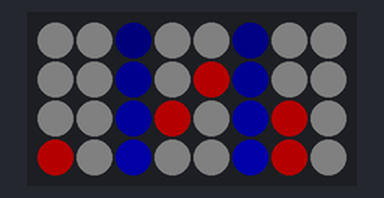
This program was run on a simulated CircuitPython board. On the bench: 8×4 RGB LED matrix. Dim RGB values are drawn brighter than linear; the clock reads 2024-03-15 10:24:30 at power-on unless the program sets it.

Above: at 0.1 s.
At 7.2 s:
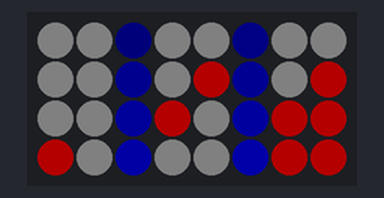
At 12.2 s:
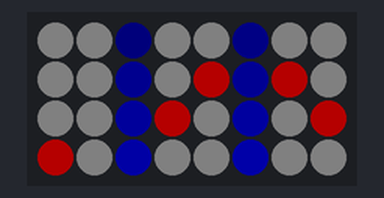
At 18.2 s:
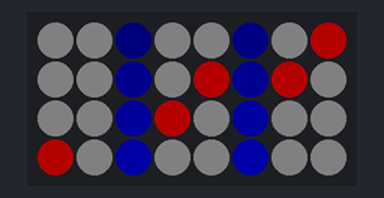
At 27.2 s:
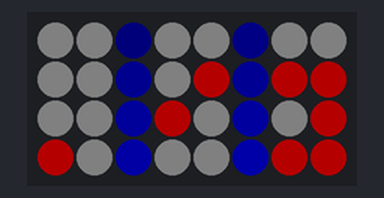
At 38.2 s:
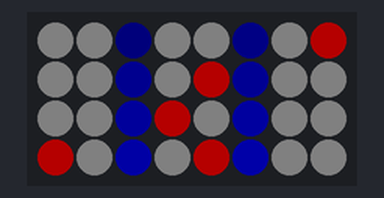

Measured:
- what the display in image 1 shows lasts 1.0 s, from 7.2 s to 8.2 s

The program:

code.py
```python
import time
import adafruit_trellism4
import board
import busio as io
import adafruit_ds3231

trellis = adafruit_trellism4.TrellisM4Express()

i2c = io.I2C(board.SCL, board.SDA)
rtc = adafruit_ds3231.DS3231(i2c)

ZERO_COLOR = (10, 10, 10)
ONE_COLOR = (128, 0, 0)
BLACK = (0, 0, 0)

INITIAL_TIME = (2000, 1, 1, 0, 0, 0, 5, 1, -1)

def writeBcdDigitToColumn(val, col):
    for row in range(3, -1, -1):
        if (val % 2 == 1):
            trellis.pixels[(col, row)] = ONE_COLOR
        else:
            trellis.pixels[(col, row)] = ZERO_COLOR
        val = val // 2

def initializeTrellis():
    trellis.pixels.brightness = 0.5

    red = 0
    blue = 0
    green = 0

    for row in range(4):
        for col in range(8):
            trellis.pixels[(col, row)] = (red, green, blue)
            blue = blue + 3

def displayBcdTime(t):
        secondsValue = t.tm_sec
        secondsValueLowDigit = secondsValue % 10
        secondsValueHighDigit = secondsValue // 10

        minutesValue = t.tm_min
        minutesValueLowDigit = minutesValue % 10
        minutesValueHighDigit = minutesValue // 10

        hoursValue = t.tm_hour
        hoursValueLowDigit = hoursValue % 10
        hoursValueHighDigit = hoursValue // 10

        writeBcdDigitToColumn(hoursValueHighDigit, 0)
        writeBcdDigitToColumn(hoursValueLowDigit, 1)
        writeBcdDigitToColumn(minutesValueHighDigit, 3)
        writeBcdDigitToColumn(minutesValueLowDigit, 4)
        writeBcdDigitToColumn(secondsValueHighDigit, 6)
        writeBcdDigitToColumn(secondsValueLowDigit, 7)

initializeTrellis()

clock = INITIAL_TIME

while True:
    t = rtc.datetime

    if (t != clock):
        clock = t
        displayBcdTime(t)

    time.sleep(0.2)
```
